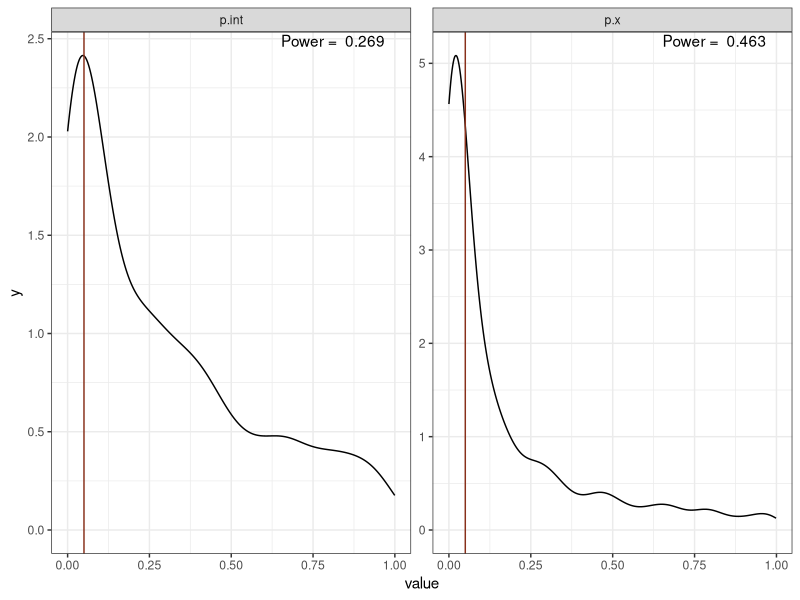
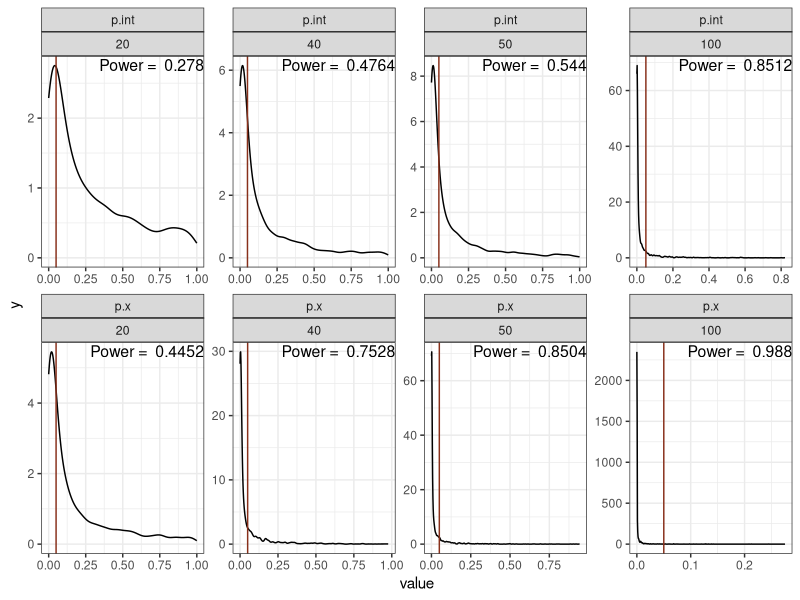

Source code (R) for these figures, in order:
## ---- chunk 1
library(ggplot2)
library(reshape2)
library(dplyr)
#It's good practice to initialize any variables that would otherwise grow 
#inside the loop. It's easier for the computer to handle this way
coef.x <- numeric(1000)
p.x <- numeric(1000)
coef.int <- numeric(1000)
p.int <- numeric(1000)

#20 in each cell
X <- rep(c(0, 1), each=20)

#simulate the experiment 1000 times
for (i in 1:1000) {
  #generate Y
  Y <- 3 + 6*X
  #add noise
  Y <- Y + rnorm(40, 0, 10)
  
  df <- data.frame(X=X, Y=Y)
  
  m.1 <- lm(Y~X)
  coef.int[i] <- m.1$coefficients[1]
  p.int[i] <- summary(m.1)$coefficients[7]
  coef.x[i] <- m.1$coefficients[2]
  p.x[i] <- summary(m.1)$coefficients[8]
}

df <- data.frame(run = seq(1,1000),
                 coef.int=coef.int, coef.x=coef.x, p.int=p.int, p.x=p.x)
df.pvals <- melt(df, id.vars = 'run', measure.vars = c('p.int', 'p.x'))


power <- data.frame(variable=c('p.int', 'p.x'), proportion=prop.table(
  table(df.pvals$value<.05, df.pvals$variable), 2)[c(2, 4)])

ggplot(df.pvals, aes(x=value)) + 
  geom_density() + facet_wrap(~variable, scales='free')  + 
  geom_vline(aes(xintercept=.05), color="#88301B") + 
  geom_text(data=power, aes(x=Inf, y=Inf, label=paste('Power = ', proportion), 
                hjust=1.25, vjust=1.25)) + 
  theme_bw()
## ---- chunk 2
#simulating a few more runs to ensure we're still getting a representative sample, as we're now splitting things over 4 different sample sizes
coef.x <- numeric(10000)
p.x <- numeric(10000)
coef.int <- numeric(10000)
p.int <- numeric(10000)
n.subs <- rep(c(20, 40, 50, 100), 2500)

#simulate the experiment 1000 times
for (i in 1:10000) {
  #N in each cell
  X <- rep(c(0, 1), each=n.subs[i])
  #generate Y
  Y <- 3 + 6*X
  #add noise
  Y <- Y + rnorm(n.subs[i]*2, 0, 10)
  
  m.1 <- lm(Y~X)
  coef.int[i] <- m.1$coefficients[1]
  p.int[i] <- summary(m.1)$coefficients[7]
  coef.x[i] <- m.1$coefficients[2]
  p.x[i] <- summary(m.1)$coefficients[8]
}

df <- data.frame(run = seq(1,10000),
                 coef.int=coef.int, coef.x=coef.x, p.int=p.int, p.x=p.x,
                 n=n.subs)
df.pvals <- melt(df, id.vars = 'run', measure.vars = c('p.int', 'p.x'))
df.pvals <- left_join(df.pvals, df[,c(1,6)])

power <- data.frame(variable=rep(c('p.int', 'p.x'), 4), 
                    n=rep(c(20,40,50,100), each=2),
                    proportion=
                      prop.table(table(df.pvals$value<.05, 
                                       df.pvals$variable, df.pvals$n), 
                                 c(2,3))[c(2,4,6,8,10,12,14,16)])

ggplot(df.pvals, aes(x=value)) + 
  geom_density() + facet_wrap(variable~n, scales='free', ncol = 4)  + 
  geom_vline(aes(xintercept=.05), color="#88301B") + 
  geom_text(data=power, aes(x=Inf, y=Inf, label=paste('Power = ', proportion), 
                hjust=1, vjust=1.25), size=4) + 
  theme_bw()
